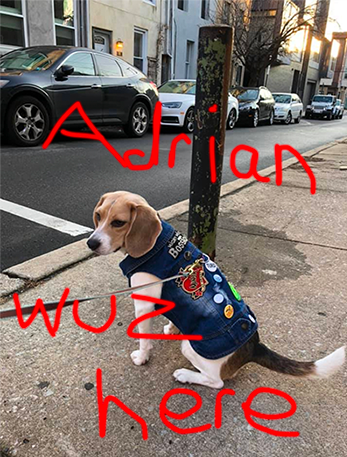
#> input picture examples/example01.jpg, 347 x 457 px
$ python opencv_inpainting.py --image examples/example01.jpg --mask examples/example02.jpg
#> lines starting #> are read from the running program, lines starting #| are printed output that depends on the picture; after the words box and inside, x2 and y2 are one past the last pixel; in counts of white or black regions, pixels touching at a corner belong together
import argparse
import cv2
import numpy as np
from PIL import Image
from matplotlib import cm

# construct the argument parser and parse the arguments
ap = argparse.ArgumentParser()
ap.add_argument("-i", "--image", type=str, required=True,
	help="path input image on which we'll perform inpainting")
ap.add_argument("-m", "--mask", type=str, required=True,
	help="path input mask which corresponds to damaged areas")
ap.add_argument("-a", "--method", type=str, default="telea",
	choices=["telea", "ns"],
	help="inpainting algorithm to use")
ap.add_argument("-r", "--radius", type=int, default=3,
	help="inpainting radius")
args = vars(ap.parse_args())
# initialize the inpainting algorithm to be the Telea et al. method
flags = cv2.INPAINT_TELEA
# check to see if we should be using the Navier-Stokes (i.e., Bertalmio
# et al.) method for inpainting
if args["method"] == "ns":
	flags = cv2.INPAINT_NS
image = cv2.imread(args["image"])
#> image is the input picture: shape (457, 347, 3); mean B, G, R 104.9, 110.1, 129.5
mask = cv2.imread(args["mask"])
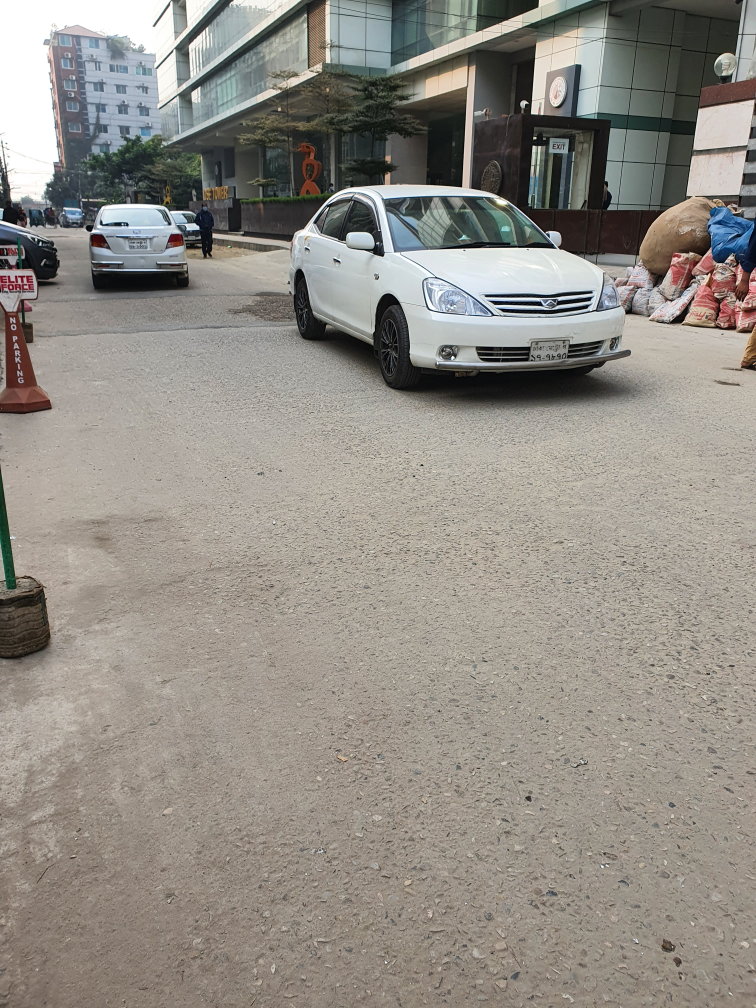
#> input picture examples/example02.jpg, 3024 x 4032 px (shown at 1/4 size)
#> mask is the input picture: shape (4032, 3024, 3); mean B, G, R 133.9, 141.1, 145.7
mask = cv2.cvtColor(mask, cv2.COLOR_BGR2GRAY)
#> mask: shape (4032, 3024)
image = cv2.resize(image,(500,700))
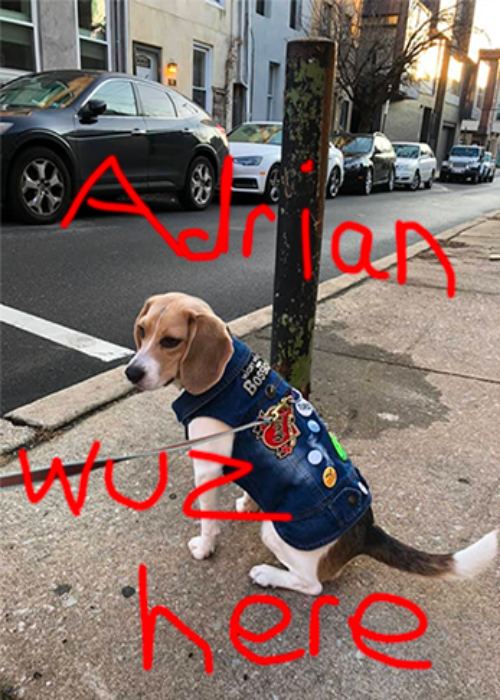
#> image: shape (700, 500, 3); mean B, G, R 104.8, 110, 129.4
mask = cv2.resize(mask,(500,700))
#> mask: shape (700, 500)
print(type(mask))
#| <class 'numpy.ndarray'>
mask = Image.fromarray(np.uint8(cm.gist_earth(mask)*255))
#> mask: PIL image 500x700 RGBA
R, G, B = mask.convert('RGB').split()
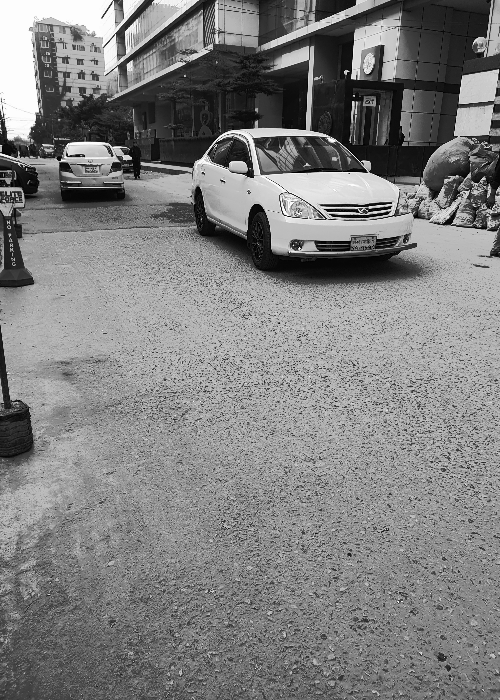
#> R: PIL image 500x700 L; min 0, max 253, mean 127.6
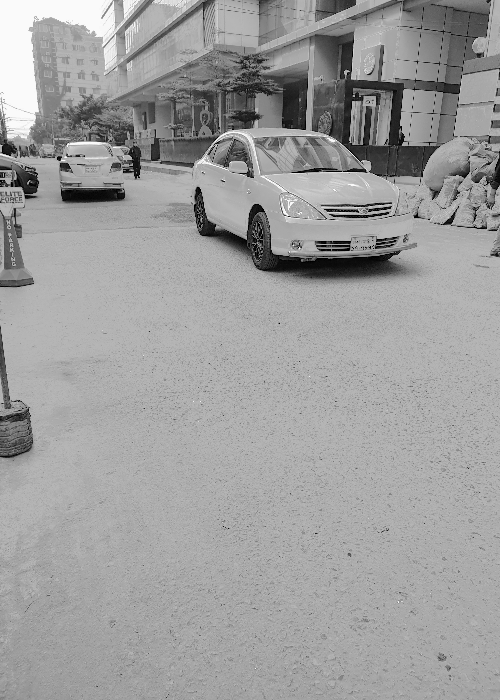
#> G: PIL image 500x700 L; min 0, max 250, mean 157.7
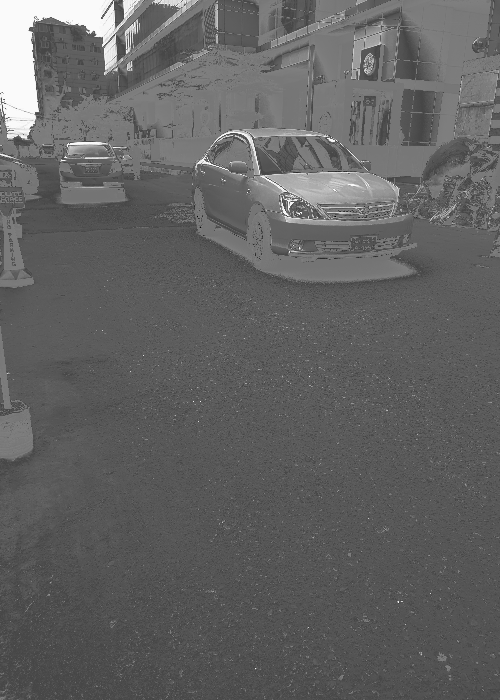
#> B: PIL image 500x700 L; min 0, max 250, mean 98.4
r = R.load()
g = G.load()
b = B.load()
w, h = mask.size
#> w = 500; h = 700

# Convert non-black pixels to white
for i in range(w):
    for j in range(h):
        if(r[i, j] != 0 or g[i, j] != 0 or b[i, j] != 0):
            r[i, j] = 255 # Just change R channel

# Merge just the R channel as all channels
mask = Image.merge('RGB', (R, R, R))
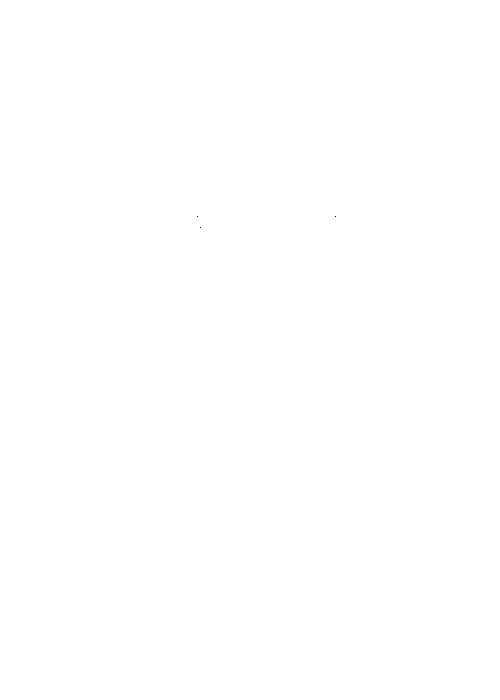
#> mask: PIL image 500x700 RGB; 100% white; black in thin lines or dots, all inside (x1, y1, x2, y2) = (197, 216, 336, 228)
mask = mask.save("mask.jpg")
mask = cv2.imread("mask.jpg")
#> mask: shape (700, 500, 3); min 0, max 255, mean 255
mask = cv2.cvtColor(mask, cv2.COLOR_BGR2GRAY)
#> mask: shape (700, 500)
output = cv2.inpaint(image, mask, args["radius"], flags=flags)
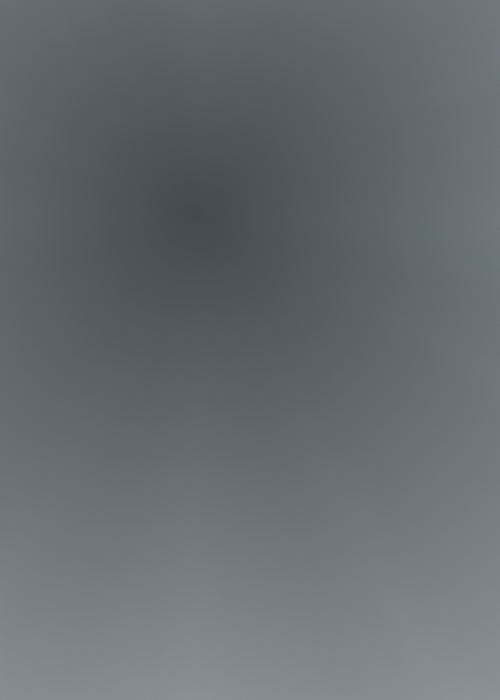
#> output: shape (700, 500, 3); mean B, G, R 113.8, 107.8, 100.5
# show the original input image, mask, and output image after
# applying inpainting
cv2.imshow("Image", image)
cv2.imshow("Mask", mask)
cv2.imshow("Output", output)
cv2.waitKey(0)
